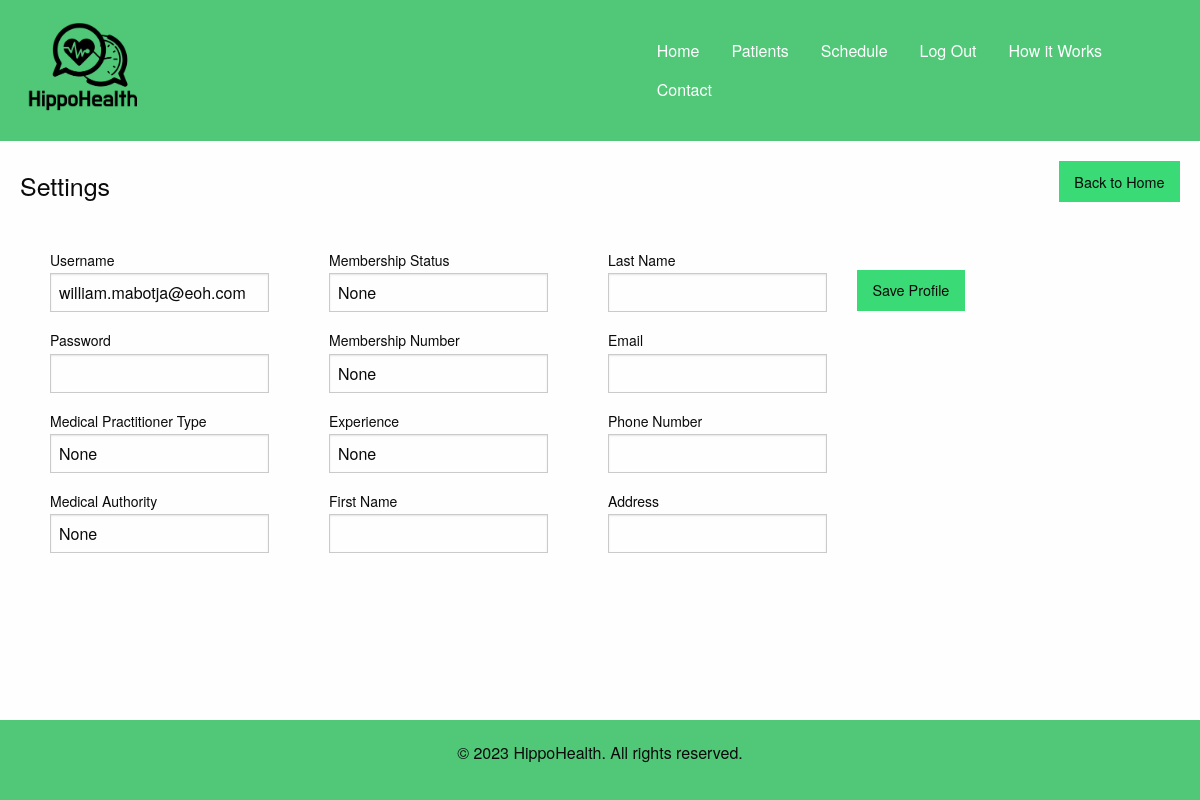
/settings (signed in), run on the app's committed database.
### app.py (models this page shows, shortened)
class User(UserMixin, db.Model):
    id = db.Column(db.Integer, primary_key=True)
    username = db.Column(db.String(20), unique=True, nullable=False)
    password = db.Column(db.String(20), nullable=False)
    medical_practitioner_type = db.Column(db.String(50))
    medical_authority = db.Column(db.String(50))
    membership_status = db.Column(db.String(20))
    membership_number = db.Column(db.String(20))
    experience = db.Column(db.Integer)
    schedule = db.relationship('Appointment', backref='user', lazy=True)

### app.py (the view)
@app.route("/settings")
@login_required
def settings():
    form = UserForm()
    return render_template("settings.html", current_user=current_user, form=form)

### app.py
class UserForm(FlaskForm):
    username = StringField('Username', validators=[InputRequired(), Length(min=2, max=20)])
    password = StringField('Password', validators=[InputRequired(), Length(min=2, max=20)])
    medical_practitioner_type = StringField('Medical Practitioner Type', validators=[Length(max=50)])
    medical_authority = StringField('Medical Authority', validators=[Length(max=50)])
    membership_status = StringField('Membership Status', validators=[Length(max=20)])
    membership_number = StringField('Membership Number', validators=[Length(max=20)])
    experience = StringField('Experience')
    first_name = StringField('First Name', validators=[InputRequired(), Length(min=2, max=100)])
    last_name = StringField('Last Name', validators=[Length(min=2, max=100)])
    email = StringField('Email', validators=[InputRequired(), Length(min=6, max=100)])
    phone_number = StringField('Phone Number')
    address = StringField('Address')
    submit = SubmitField('Save Profile')

### app.py (called while the page is built)
@login_manager.user_loader
def load_user(user_id):
    return User.query.get(int(user_id))

### templates/settings.html (shortened to what this page needs)
{% extends 'layout.html' %}
{% block content %}
  <div class="settings-container">
    <div class="top-nav-settings">
      <h4>Settings</h4>
      <a class="button success back-from-settings-btn" href="/home">Back to Home</a>
    </div>
    <form method="POST" action="{{ url_for('update_user') }}">
      <div class="settings-form-contents">
        <div class="left-settings-form">
          <div class="form-group">
            {{ form.username.label }} {{ form.username(class="form-control", value=current_user.username) }}
          </div>
          <div class="form-group">
            {{ form.password.label }} {{ form.password(class="form-control") }}
          </div>
          <div class="form-group">
            {{ form.medical_practitioner_type.label }} {{ form.medical_practitioner_type(class="form-control", value=current_user.medical_practitioner_type) }}
          </div>
          <div class="form-group">
            {{ form.medical_authority.label }} {{ form.medical_authority(class="form-control", value=current_user.medical_authority) }}
          </div>
        </div>
        <div class="right-settings-form">
          <div class="form-group">
            {{ form.membership_status.label }} {{ form.membership_status(class="form-control", value=current_user.membership_status) }}
          </div>
          <div class="form-group">
            {{ form.membership_number.label }} {{ form.membership_number(class="form-control", value=current_user.membership_number) }}
          </div>
          <div class="form-group">
            {{ form.experience.label }} {{ form.experience(class="form-control", value=current_user.experience) }}
          </div>
          <div class="form-group">
            {{ form.first_name.label }} {{ form.first_name(class="form-control", value=current_user.first_name) }}
          </div>
        </div>
        <div class="settings-form-end">
          <div class="form-group">
            {{ form.last_name.label }} {{ form.last_name(class="form-control", value=current_user.last_name) }}
          </div>
          <div class="form-group">
            {{ form.email.label }} {{ form.email(class="form-control", value=current_user.email) }}
          </div>
          <div class="form-group">
            {{ form.phone_number.label }} {{ form.phone_number(class="form-control", value=current_user.phone_number) }}
          </div>
          <div class="form-group">
            {{ form.address.label }} {{ form.address(class="form-control", value=current_user.address) }}
          </div>
        </div>
          <div class="form-group">
            {{ form.submit(class="button success settings-submit-btn") }}
          </div>
        </div>
      </div>
{% endblock %}

### static/css/app.css (style rules this page uses)
.settings-form-contents { display: flex; flex-direction: row; width: 100%; }
.left-settings-form { float: left; padding: 30px; }
.right-settings-form { float: right; padding: 30px; }
.settings-form-end { float: left; padding: 30px; }
.patient-container, .settings-container { padding: 10px; margin: 10px; width: 100%; }
.top-nav-patient, .top-nav-settings { display: flex; flex-direction: row; justify-content: space-between; align-items: center; }
.back-from-edit-patient-btn, .back-from-settings-btn { margin-right: 20px; }
.settings-submit-btn { margin-top: 52px; }

### data on the page
User: username "william.mabotja@eoh.com", medical_practitioner_type "None", medical_authority "None", membership_status "None", membership_number "None", experience "None"
